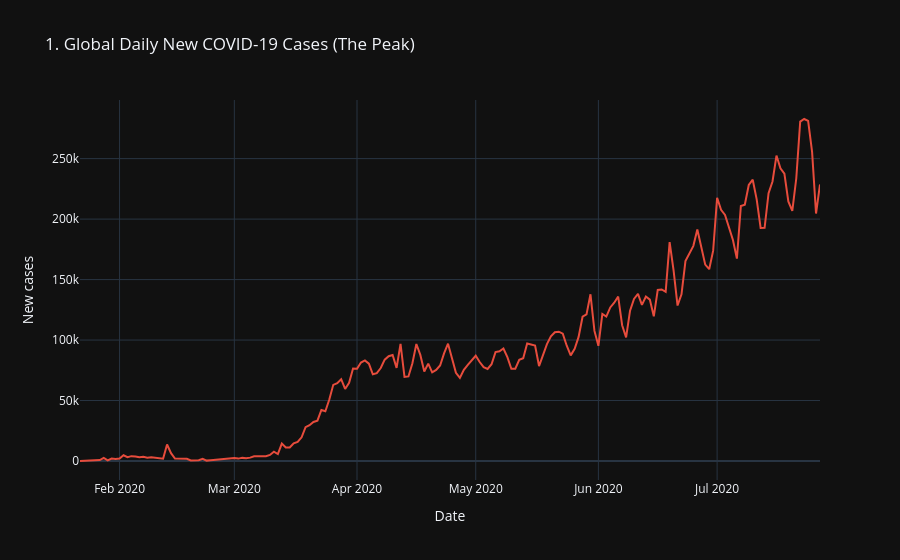
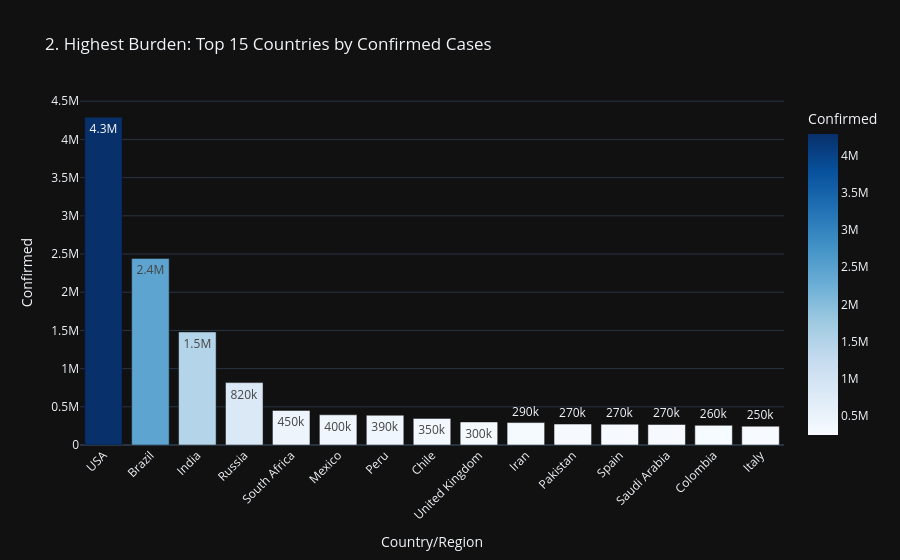
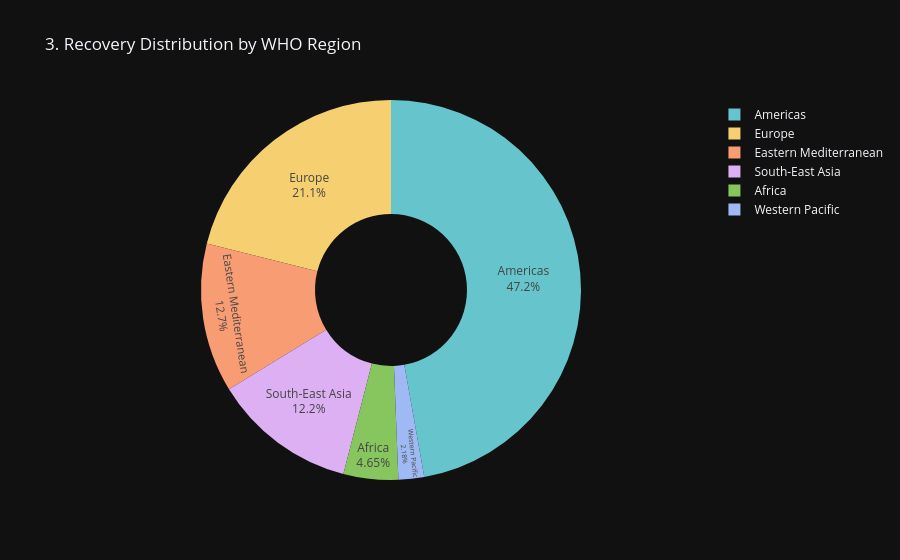
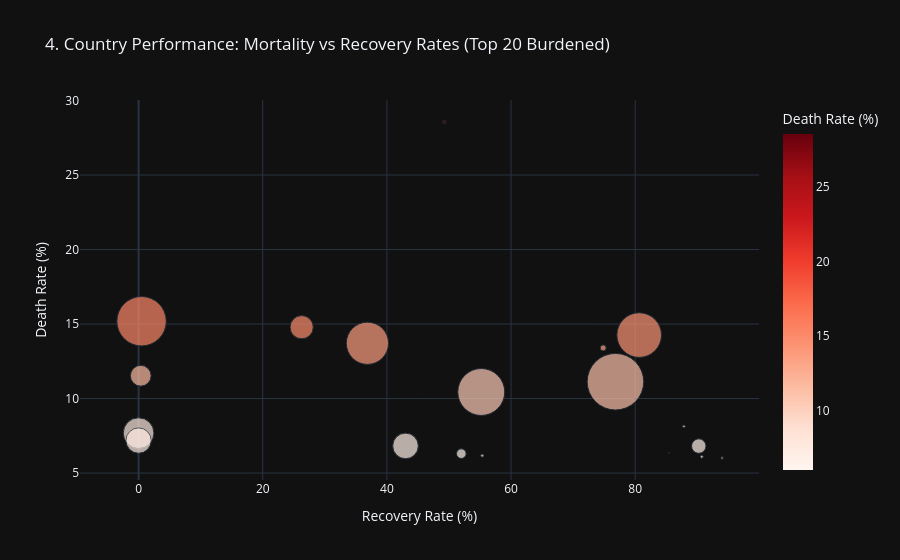

Notebook cell for these charts, in order:
### Code cell
# Cell 8: Generate Interactive Dashboard
import pandas as pd
import plotly.express as px

def build_dashboard(input_path="pipeline_outputs/"):
    print("Loading pipeline outputs for visualization...")
    
    # Read directly from the bulletproof CSVs
    df_trends = pd.read_csv(f"{input_path}daily_trends.csv")
    df_top_countries = pd.read_csv(f"{input_path}top_countries.csv").head(15) 
    df_region = pd.read_csv(f"{input_path}region_summary.csv")
    df_mortality = pd.read_csv(f"{input_path}mortality_recovery_report.csv").head(20)

    # --- Plot 1: Global Daily Cases Trend ---
    fig1 = px.line(df_trends, x='Date', y='New cases', 
                   title='1. Global Daily New COVID-19 Cases (The Peak)',
                   color_discrete_sequence=['#e74c3c'])
    fig1.update_layout(template="plotly_dark", hovermode="x unified")
    fig1.show()

    # --- Plot 2: Top 15 Countries by Confirmed Cases ---
    fig2 = px.bar(df_top_countries, x='Country/Region', y='Confirmed',
                  title='2. Highest Burden: Top 15 Countries by Confirmed Cases',
                  text_auto='.2s', color='Confirmed', color_continuous_scale='Blues')
    fig2.update_layout(template="plotly_dark", xaxis_tickangle=-45)
    fig2.show()

    # --- Plot 3: WHO Region Recovery Comparison ---
    fig3 = px.pie(df_region, values='Total Recovered', names='WHO Region',
                  title='3. Recovery Distribution by WHO Region',
                  hole=0.4, color_discrete_sequence=px.colors.qualitative.Pastel)
    fig3.update_traces(textposition='inside', textinfo='percent+label')
    fig3.update_layout(template="plotly_dark")
    fig3.show()

    # --- Plot 4: Death Rate vs Recovery Rate ---
    fig4 = px.scatter(df_mortality, x='Recovery Rate (%)', y='Death Rate (%)',
                      hover_name='Country/Region', size='Confirmed', color='Death Rate (%)',
                      title='4. Country Performance: Mortality vs Recovery Rates (Top 20 Burdened)',
                      color_continuous_scale='Reds', size_max=40)
    fig4.update_layout(template="plotly_dark")
    fig4.show()

# Trigger the dashboard generation
build_dashboard()

### Figure 1 — Plotly figure (JSON) as saved in the notebook; plotly's stock layout.template omitted (floating-point values rounded to 4 significant figures; data arrays with more than 128 entries replaced by an {"elided": "..."} marker saying what was removed)
{"data": [{"hovertemplate": "Date=%{x}<br>New cases=%{y}<extra></extra>", "legendgroup": "", "line": {"color": "#e74c3c", "dash": "solid"}, "marker": {"symbol": "circle"}, "mode": "lines", "name": "", "orientation": "v", "showlegend": false, "type": "scatter", "x": {"elided": "188 str values"}, "xaxis": "x", "y": {"elided": "188 int values"}, "yaxis": "y"}], "layout": {"hovermode": "x unified", "legend": {"tracegroupgap": 0}, "title": {"text": "1. Global Daily New COVID-19 Cases (The Peak)"}, "xaxis": {"anchor": "y", "domain": [0, 1], "title": {"text": "Date"}}, "yaxis": {"anchor": "x", "domain": [0, 1], "title": {"text": "New cases"}}}}

### Figure 2 — Plotly figure (JSON) as saved in the notebook; plotly's stock layout.template omitted (floating-point values rounded to 4 significant figures)
{"data": [{"hovertemplate": "Country/Region=%{x}<br>Confirmed=%{marker.color}<extra></extra>", "legendgroup": "", "marker": {"color": [4290259, 2442375, 1480073, 816680, 452529, 395489, 389717, 347923, 301708, 293606, 274289, 272421, 268934, 257101, 246286], "coloraxis": "coloraxis", "pattern": {"shape": ""}}, "name": "", "orientation": "v", "showlegend": false, "textposition": "auto", "texttemplate": "%{y:.2s}", "type": "bar", "x": ["USA", "Brazil", "India", "Russia", "South Africa", "Mexico", "Peru", "Chile", "United Kingdom", "Iran", "Pakistan", "Spain", "Saudi Arabia", "Colombia", "Italy"], "xaxis": "x", "y": [4290259, 2442375, 1480073, 816680, 452529, 395489, 389717, 347923, 301708, 293606, 274289, 272421, 268934, 257101, 246286], "yaxis": "y"}], "layout": {"barmode": "relative", "coloraxis": {"colorbar": {"title": {"text": "Confirmed"}}, "colorscale": [[0, "rgb(247,251,255)"], [0.125, "rgb(222,235,247)"], [0.25, "rgb(198,219,239)"], [0.375, "rgb(158,202,225)"], [0.5, "rgb(107,174,214)"], [0.625, "rgb(66,146,198)"], [0.75, "rgb(33,113,181)"], [0.875, "rgb(8,81,156)"], [1, "rgb(8,48,107)"]]}, "legend": {"tracegroupgap": 0}, "title": {"text": "2. Highest Burden: Top 15 Countries by Confirmed Cases"}, "xaxis": {"anchor": "y", "domain": [0, 1], "tickangle": -45, "title": {"text": "Country/Region"}}, "yaxis": {"anchor": "x", "domain": [0, 1], "title": {"text": "Confirmed"}}}}

### Figure 3 — Plotly figure (JSON) as saved in the notebook; plotly's stock layout.template omitted (floating-point values rounded to 4 significant figures)
{"data": [{"domain": {"x": [0, 1], "y": [0, 1]}, "hole": 0.4, "hovertemplate": "WHO Region=%{label}<br>Total Recovered=%{value}<extra></extra>", "labels": ["Americas", "Europe", "South-East Asia", "Eastern Mediterranean", "Africa", "Western Pacific"], "legendgroup": "", "name": "", "showlegend": true, "textinfo": "percent+label", "textposition": "inside", "type": "pie", "values": [4468616, 1993723, 1156933, 1201400, 440645, 206770]}], "layout": {"legend": {"tracegroupgap": 0}, "piecolorway": ["rgb(102, 197, 204)", "rgb(246, 207, 113)", "rgb(248, 156, 116)", "rgb(220, 176, 242)", "rgb(135, 197, 95)", "rgb(158, 185, 243)", "rgb(254, 136, 177)", "rgb(201, 219, 116)", "rgb(139, 224, 164)", "rgb(180, 151, 231)", "rgb(179, 179, 179)"], "title": {"text": "3. Recovery Distribution by WHO Region"}}}

### Figure 4 — Plotly figure (JSON) as saved in the notebook; plotly's stock layout.template omitted (floating-point values rounded to 4 significant figures)
{"data": [{"hovertemplate": "<b>%{hovertext}</b><br><br>Recovery Rate (%)=%{x}<br>Death Rate (%)=%{marker.color}<br>Confirmed=%{marker.size}<extra></extra>", "hovertext": ["Yemen", "United Kingdom", "Belgium", "Italy", "France", "Hungary", "Netherlands", "Mexico", "Spain", "Western Sahara", "Chad", "Canada", "Sweden", "Ecuador", "Ireland", "Barbados", "Sudan", "Liberia", "Niger", "San Marino"], "legendgroup": "", "marker": {"color": [28.56, 15.19, 14.79, 14.26, 13.71, 13.4, 11.53, 11.13, 10.44, 10.0, 8.13, 7.68, 7.18, 6.82, 6.81, 6.36, 6.3, 6.17, 6.1, 6.01], "coloraxis": "coloraxis", "size": [1691, 301708, 66428, 246286, 220352, 4448, 53413, 395489, 272421, 10, 922, 116458, 79395, 81161, 25892, 110, 11424, 1167, 1132, 699], "sizemode": "area", "sizeref": 247.2, "symbol": "circle"}, "mode": "markers", "name": "", "orientation": "v", "showlegend": false, "type": "scatter", "x": [49.26, 0.48, 26.27, 80.64, 36.86, 74.84, 0.35, 76.82, 55.2, 80.0, 87.85, 0.0, 0.0, 43.0, 90.24, 85.45, 51.99, 55.36, 90.72, 93.99], "xaxis": "x", "y": [28.56, 15.19, 14.79, 14.26, 13.71, 13.4, 11.53, 11.13, 10.44, 10.0, 8.13, 7.68, 7.18, 6.82, 6.81, 6.36, 6.3, 6.17, 6.1, 6.01], "yaxis": "y"}], "layout": {"coloraxis": {"colorbar": {"title": {"text": "Death Rate (%)"}}, "colorscale": [[0, "rgb(255,245,240)"], [0.125, "rgb(254,224,210)"], [0.25, "rgb(252,187,161)"], [0.375, "rgb(252,146,114)"], [0.5, "rgb(251,106,74)"], [0.625, "rgb(239,59,44)"], [0.75, "rgb(203,24,29)"], [0.875, "rgb(165,15,21)"], [1, "rgb(103,0,13)"]]}, "legend": {"itemsizing": "constant", "tracegroupgap": 0}, "title": {"text": "4. Country Performance: Mortality vs Recovery Rates (Top 20 Burdened)"}, "xaxis": {"anchor": "y", "domain": [0, 1], "title": {"text": "Recovery Rate (%)"}}, "yaxis": {"anchor": "x", "domain": [0, 1], "title": {"text": "Death Rate (%)"}}}}
